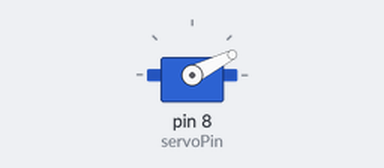
Bench run of a sketch on a simulated Arduino Uno, built with avr-gcc and run on an emulated ATmega328P. Shown: servo.

Above: at 0.15 s.
Timing chart, 0 to 1.8 s (numbered marks = the images above):
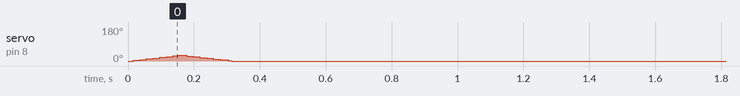

Measured:
- by itself, servo on pin 8 (servoPin): rises from 0° to 30° in 0.14 s, then falls to 0° in 0.16 s

The sketch:

Fish_Feeder.ino
```cpp
#include <Servo.h>
//#include <LiquidCrystal.h>

Servo myservo;
//LiquidCrystal lcd(12, 11, 5, 4, 3, 2);

int const servoPin = 8;
int const hrs = 36;
//int numbFeed = 0;

void setup() {
}

void loop() {
  //runLCD(numbFeed);
  runFeeder();
  timer();
  //numbFeed += 1;
}

//void runLCD(int numbFeed) {\
//  lcd.begin(16, 2);
//
//  lcd.setCursor(3,0);
//  lcd.print("FishFeeder");
//
//  lcd.setCursor(5,1);
//  lcd.print("Food:" + String(numbFeed));
//}


void runFeeder() {
  int pos = 0;
  int angle = 30;
  int const ms = 5;

  myservo.attach(servoPin);

  // goes from 0 degrees to 180 degrees in steps of 1 degree
  for (pos = 0; pos <= angle; pos += 1) {
    myservo.write(pos);
    delay(ms);
  }

  // goes from 180 degrees to 0 degrees
  for (pos = angle; pos >= 0; pos -= 1) {
	  myservo.write(pos);
	  delay(ms);
  }

  myservo.detach();
}

void timer() {
  delay(hrs * 3600000);
  //delay(hrs * 1000);
}
```
